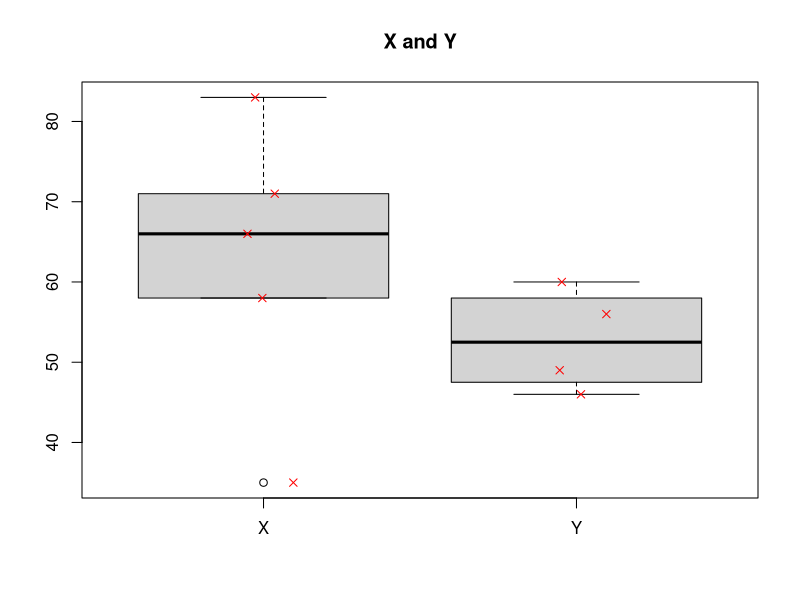
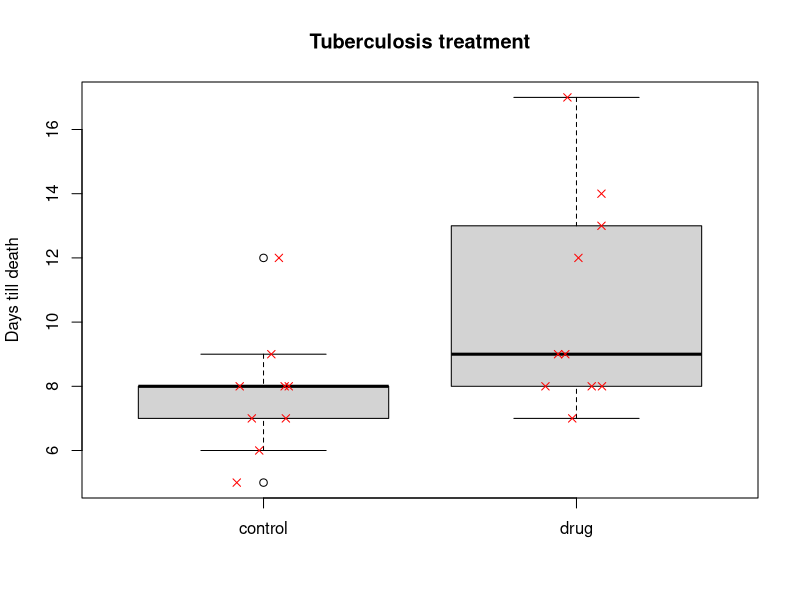
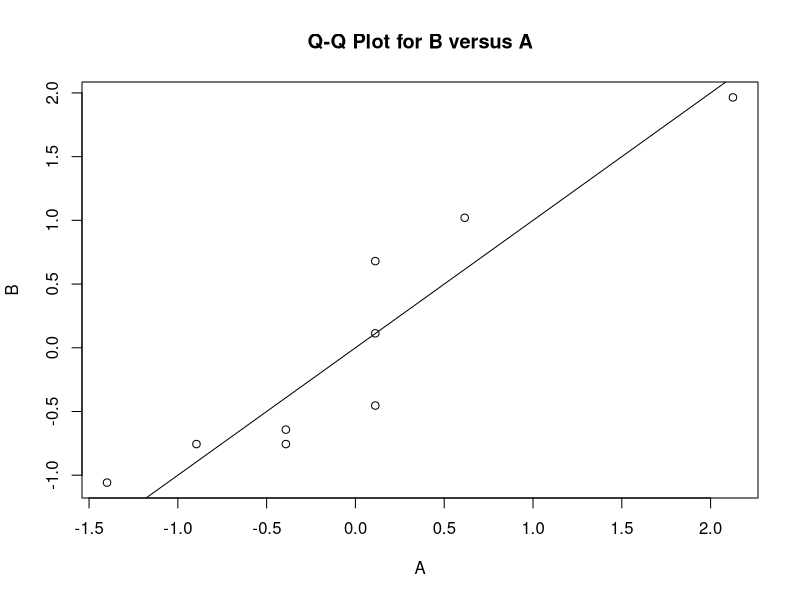
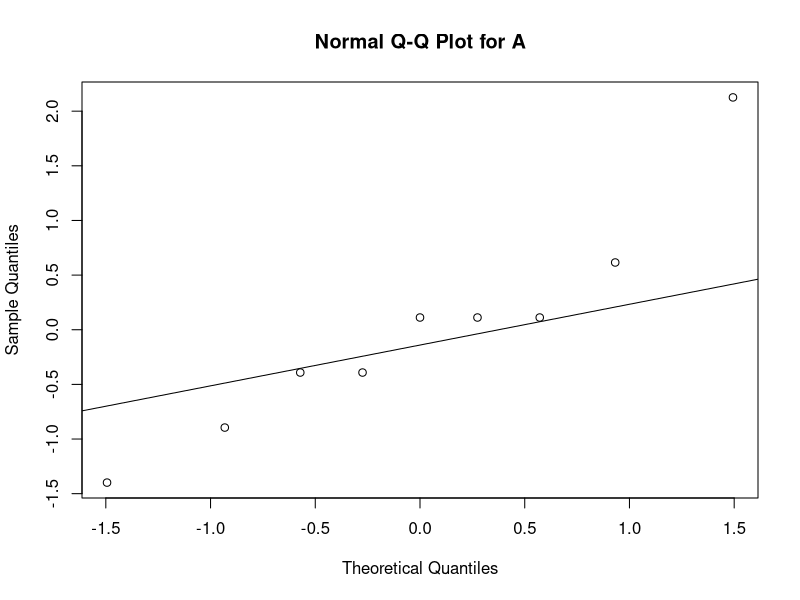
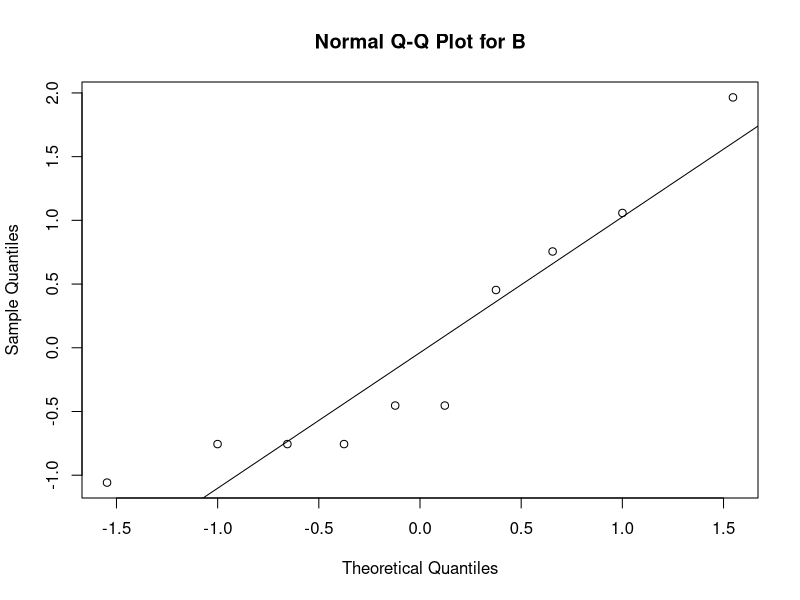

Write the R code that produced these figures, in order.
#!/usr/bin/env Rscript

library(coin)

pdf("final_plots.pdf")

# Test of scale
print("Test of scale")

X <- c(35, 66, 58, 83, 71)
Y <- c(46, 56, 60, 49)

boxplot(list(X = X, Y = Y))
stripchart(list(X = X, Y = Y), pch = 4, col = "red", method = "jitter", vertical = TRUE, add = TRUE)
title("X and Y")

mood.test(X, Y, alternative = "two.sided")
ansari.test(X, Y, alternative = "two.sided")

var.test(X, Y, alternative = "two.sided")


# Tuberculosis treatment
print("Tuberculosis treatment")

control <- c(5, 6, 7, 7, 8, 8, 8, 9, 12)
drug    <- c(7, 8, 8, 8, 9, 9, 12, 13, 14, 17)

days <- c(control, drug)
treatment <- c(rep("control", length(control)), rep("drug", length(drug)))
treatment <- as.factor(treatment)

boxplot(list(control = control, drug = drug), ylab = "Days till death")
stripchart(days ~ treatment, pch = 4, col = "red", method = "jitter", vertical = TRUE, add = TRUE)
title("Tuberculosis treatment")

mood.test(days ~ treatment, alternative = "two.sided")
ansari.test(days ~ treatment, alternative = "two.sided")

wilcox.test(days ~ treatment, alternative = "less", exact = TRUE, correct = TRUE)
wilcox_test(days ~ treatment, alternative = "less")
median_test(days ~ treatment, alternative = "less")

shapiro.test(control)
shapiro.test(drug)
t.test(days ~ treatment, alternative = "less")

A <- (control - mean(control)) / sd(control)
B <- (drug - mean(drug)) / sd(drug)
qqplot(A, B, main = "Q-Q Plot for B versus A")
abline(0, 1)

qqnorm(A, main = "Normal Q-Q Plot for A")
qqline(A)
qqnorm(B, main = "Normal Q-Q Plot for B")
qqline(B)

dev.off()
